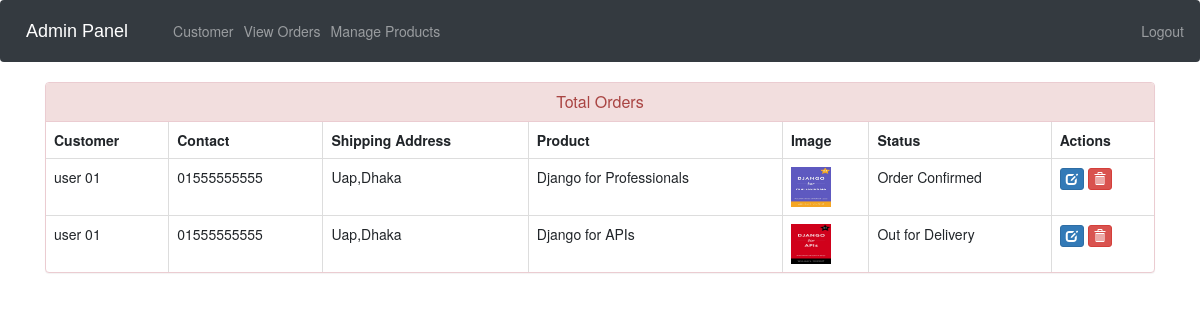
The page /admin-view-booking (signed in) on the database its author committed.
### store/models.py (models this page shows, shortened)
class Customer(models.Model):
    user=models.OneToOneField(User,on_delete=models.CASCADE)
    profile_pic= models.ImageField(upload_to='profile_pic/CustomerProfilePic/',null=True,blank=True)
    address = models.CharField(max_length=40)
    mobile = models.CharField(max_length=20,null=False)
    @property
    def get_name(self):
        return self.user.first_name+" "+self.user.last_name

class Orders(models.Model):
    STATUS =(
        ('Pending','Pending'),
        ('Order Confirmed','Order Confirmed'),
        ('Out for Delivery','Out for Delivery'),
        ('Delivered','Delivered'),
    )
    customer=models.ForeignKey('Customer', on_delete=models.CASCADE,null=True)
    product=models.ForeignKey('Product',on_delete=models.CASCADE,null=True)
    email = models.CharField(max_length=50,null=True)
    address = models.CharField(max_length=500,null=True)
    mobile = models.CharField(max_length=20,null=True)
    order_date= models.DateField(auto_now_add=True,null=True)
    status=models.CharField(max_length=50,null=True,choices=STATUS)

class Product(models.Model):
    name=models.CharField(max_length=40)
    product_image= models.ImageField(upload_to='product_image/',null=True,blank=True)
    price = models.PositiveIntegerField()
    category=models.CharField(max_length=40)

### superuser/views.py (the view)
# urls.py: path('admin-view-booking', suv.admin_view_booking_view,name='admin-view-booking'),
@login_required(login_url='adminlogin')
def admin_view_booking_view(request):
    orders=models.Orders.objects.all()
    ordered_products=[]
    ordered_bys=[]
    for order in orders:
        ordered_product=models.Product.objects.all().filter(id=order.product.id)
        ordered_by=models.Customer.objects.all().filter(id = order.customer.id)
        ordered_products.append(ordered_product)
        ordered_bys.append(ordered_by)
    return render(request,'store/admin_view_booking.html',{'data':zip(ordered_products,ordered_bys,orders)})

### templates/store/admin_view_booking.html (shortened to what this page needs)
{% extends 'store/admin_base.html' %}
{% load static %}
{% block content %}
<head>
  <link href="//netdna.bootstrapcdn.com/bootstrap/3.0.0/css/bootstrap.min.css" rel="stylesheet" id="bootstrap-css">
</head>
<div class="container">
  <div class="panel panel-danger">
    <div class="panel-heading">
      <h6 class="panel-title">Total Orders</h6>
    </div>
    <table class="table table-hover table-bordered" id="dev-table">
      <thead>
        <tr>
          <th>Customer</th>
          <th>Contact</th>
          <th>Shipping Address</th>
          <th>Product</th>
          <th>Image</th>
          <th>Status</th>
          <th>Actions</th>
        </tr>
      </thead>
      {% for product,customer,order in data %}
      <tr>
        {% for c in customer %}
        <td> {{c.get_name}}</td>
        <td>{{c.mobile}}</td>
        <td>{{order.address}}</td>
        {% endfor %}
        {% for p in product %}
        <td> {{p.name}}</td>
        <td> <img src="{% static p.product_image.url %}" alt="Profile Pic" height="40px" width="40px" /></td>
        <td>{{order.status}}</td>
        <td><a class="btn btn-primary btn-xs" href="{% url 'update-order' order.id  %}"><span class="glyphicon glyphicon-edit"></span></a>
        <a class="btn btn-danger btn-xs" href="{% url 'delete-order' order.id  %}"><span class="glyphicon glyphicon-trash"></span></a></td>
        {% endfor %}
      </tr>
      {% endfor %}
    </table>
  </div>
</div>
{% endblock content %}

### templates/store/admin_view_booking.html (style rules this page uses)
a:link { text-decoration: none; }
h6 { text-align: center; }

### rows shown on the page
Orders: address "Uap,Dhaka", status "Order Confirmed"
Customer: get_name "user 01", mobile "01555555555"
Product: name "Django for Professionals", product_image (picture)
Orders: address "Uap,Dhaka", status "Out for Delivery"
Product: name "Django for APIs", product_image (picture)
